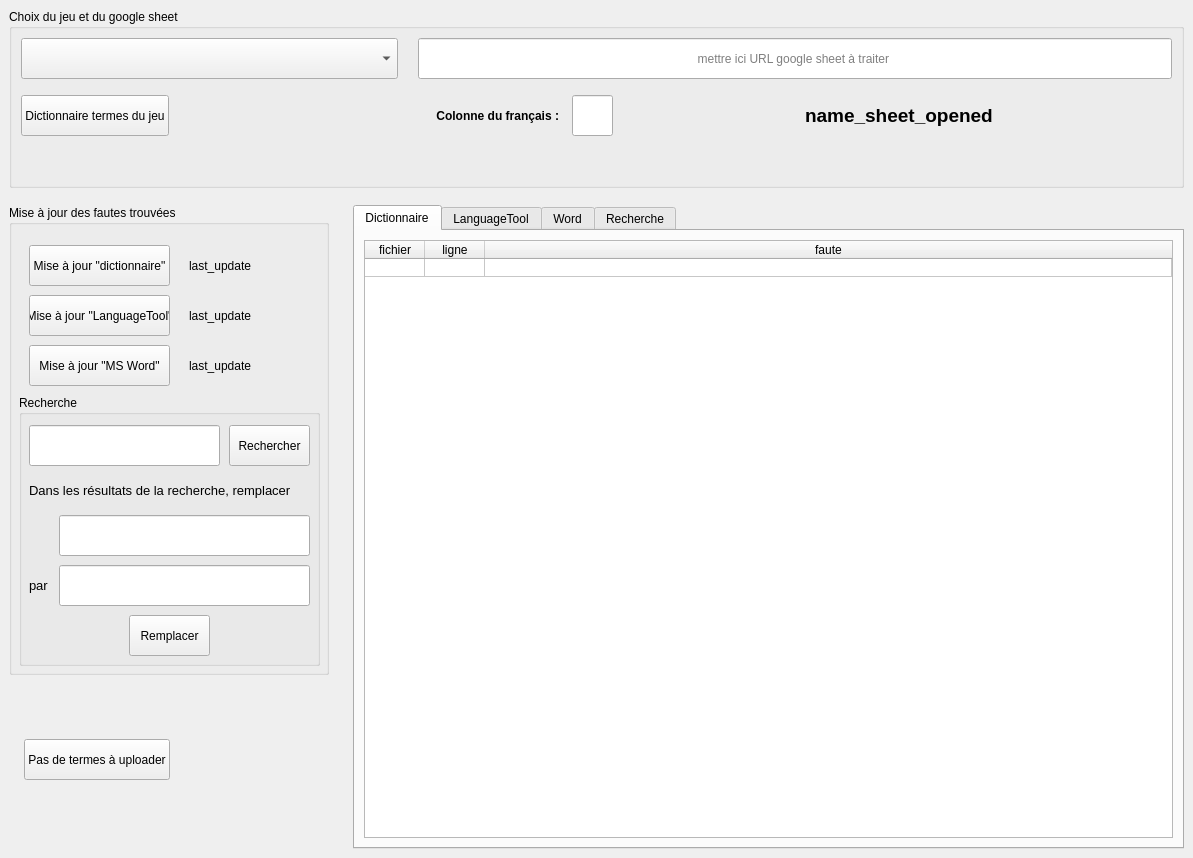
<?xml version="1.0" encoding="UTF-8"?>
<ui version="4.0">
 <class>MainWindow</class>
 <widget class="QMainWindow" name="MainWindow">
  <property name="geometry">
   <rect>
    <x>0</x>
    <y>0</y>
    <width>1193</width>
    <height>858</height>
   </rect>
  </property>
  <property name="windowTitle">
   <string>DreamTeamTrad - FautesCheck</string>
  </property>
  <property name="windowIcon">
   <iconset resource="ressource.qrc">
    <normaloff>:/ressource/DreamteamLogo.ico</normaloff>:/ressource/DreamteamLogo.ico</iconset>
  </property>
  <widget class="QWidget" name="centralwidget">
   <property name="styleSheet">
    <string notr="true"/>
   </property>
   <layout class="QGridLayout" name="gridLayout">
    <item row="0" column="0">
     <layout class="QVBoxLayout" name="verticalLayout_1" stretch="0,1">
      <property name="spacing">
       <number>17</number>
      </property>
      <item>
       <widget class="QGroupBox" name="groupBox_1">
        <property name="title">
         <string>Choix du jeu et du google sheet</string>
        </property>
        <layout class="QVBoxLayout" name="verticalLayout_4">
         <item>
          <layout class="QHBoxLayout" name="horizontalLayout_1_1" stretch="1,2">
           <property name="spacing">
            <number>20</number>
           </property>
           <item>
            <layout class="QVBoxLayout" name="verticalLayout_1_1_1">
             <property name="spacing">
              <number>16</number>
             </property>
             <item>
              <widget class="QComboBox" name="comboBox_game">
               <property name="minimumSize">
                <size>
                 <width>0</width>
                 <height>41</height>
                </size>
               </property>
              </widget>
             </item>
             <item>
              <layout class="QHBoxLayout" name="horizontalLayout_1_1_1_1">
               <item>
                <widget class="QPushButton" name="pushButton_gameDictionary">
                 <property name="minimumSize">
                  <size>
                   <width>0</width>
                   <height>41</height>
                  </size>
                 </property>
                 <property name="text">
                  <string>Dictionnaire termes du jeu</string>
                 </property>
                </widget>
               </item>
               <item>
                <spacer name="horizontalSpacer_1_1_1_1">
                 <property name="orientation">
                  <enum>Qt::Horizontal</enum>
                 </property>
                 <property name="sizeHint" stdset="0">
                  <size>
                   <width>40</width>
                   <height>20</height>
                  </size>
                 </property>
                </spacer>
               </item>
              </layout>
             </item>
            </layout>
           </item>
           <item>
            <layout class="QVBoxLayout" name="verticalLayout_1_1_2">
             <property name="spacing">
              <number>16</number>
             </property>
             <item>
              <widget class="QLineEdit" name="lineEdit_urlSheet">
               <property name="minimumSize">
                <size>
                 <width>0</width>
                 <height>41</height>
                </size>
               </property>
               <property name="maximumSize">
                <size>
                 <width>16777215</width>
                 <height>41</height>
                </size>
               </property>
               <property name="alignment">
                <set>Qt::AlignCenter</set>
               </property>
               <property name="placeholderText">
                <string>mettre ici URL google sheet à traiter </string>
               </property>
              </widget>
             </item>
             <item>
              <layout class="QHBoxLayout" name="horizontalLayout_1_1_2_1">
               <property name="spacing">
                <number>13</number>
               </property>
               <property name="leftMargin">
                <number>18</number>
               </property>
               <item>
                <widget class="QLabel" name="label_frenchColumn">
                 <property name="font">
                  <font>
                   <pointsize>9</pointsize>
                   <weight>75</weight>
                   <bold>true</bold>
                  </font>
                 </property>
                 <property name="text">
                  <string>Colonne du français :</string>
                 </property>
                 <property name="alignment">
                  <set>Qt::AlignRight|Qt::AlignTrailing|Qt::AlignVCenter</set>
                 </property>
                </widget>
               </item>
               <item>
                <widget class="QLineEdit" name="lineEdit_frenchColumn">
                 <property name="minimumSize">
                  <size>
                   <width>41</width>
                   <height>41</height>
                  </size>
                 </property>
                 <property name="maximumSize">
                  <size>
                   <width>41</width>
                   <height>41</height>
                  </size>
                 </property>
                 <property name="maxLength">
                  <number>2</number>
                 </property>
                 <property name="alignment">
                  <set>Qt::AlignCenter</set>
                 </property>
                </widget>
               </item>
               <item>
                <spacer name="horizontalSpacer_1_1_2_1">
                 <property name="orientation">
                  <enum>Qt::Horizontal</enum>
                 </property>
                 <property name="sizeHint" stdset="0">
                  <size>
                   <width>40</width>
                   <height>20</height>
                  </size>
                 </property>
                </spacer>
               </item>
               <item>
                <widget class="QLabel" name="label_sheetOpened">
                 <property name="font">
                  <font>
                   <pointsize>14</pointsize>
                   <weight>75</weight>
                   <bold>true</bold>
                  </font>
                 </property>
                 <property name="text">
                  <string>name_sheet_opened</string>
                 </property>
                </widget>
               </item>
               <item>
                <spacer name="horizontalSpacer_1_1_2_1_bis">
                 <property name="orientation">
                  <enum>Qt::Horizontal</enum>
                 </property>
                 <property name="sizeHint" stdset="0">
                  <size>
                   <width>40</width>
                   <height>20</height>
                  </size>
                 </property>
                </spacer>
               </item>
              </layout>
             </item>
            </layout>
           </item>
          </layout>
         </item>
         <item>
          <spacer name="verticalSpacer_1_1">
           <property name="orientation">
            <enum>Qt::Vertical</enum>
           </property>
           <property name="sizeHint" stdset="0">
            <size>
             <width>20</width>
             <height>40</height>
            </size>
           </property>
          </spacer>
         </item>
        </layout>
       </widget>
      </item>
      <item>
       <layout class="QHBoxLayout" name="horizontalLayout_1_2" stretch="0,5">
        <property name="spacing">
         <number>24</number>
        </property>
        <item>
         <layout class="QVBoxLayout" name="verticalLayout_1_2_1" stretch="0,0,0,2">
          <item>
           <widget class="QGroupBox" name="groupBox_1_2_1">
            <property name="minimumSize">
             <size>
              <width>320</width>
              <height>470</height>
             </size>
            </property>
            <property name="maximumSize">
             <size>
              <width>320</width>
              <height>470</height>
             </size>
            </property>
            <property name="title">
             <string>Mise à jour des fautes trouvées</string>
            </property>
            <widget class="QLabel" name="label_lastUdate_3">
             <property name="geometry">
              <rect>
               <x>180</x>
               <y>140</y>
               <width>121</width>
               <height>41</height>
              </rect>
             </property>
             <property name="text">
              <string>last_update</string>
             </property>
            </widget>
            <widget class="QPushButton" name="pushButton_method_1">
             <property name="geometry">
              <rect>
               <x>20</x>
               <y>40</y>
               <width>141</width>
               <height>41</height>
              </rect>
             </property>
             <property name="toolTip">
              <string>Teste les caractères autorisés dans le jeu et si les mots existent. Rapide. Utilisez ça d'abord pour virer les termes spéciaux du jeu.</string>
             </property>
             <property name="text">
              <string>Mise à jour &quot;dictionnaire&quot;</string>
             </property>
            </widget>
            <widget class="QPushButton" name="pushButton_method_3">
             <property name="geometry">
              <rect>
               <x>20</x>
               <y>140</y>
               <width>141</width>
               <height>41</height>
              </rect>
             </property>
             <property name="text">
              <string>Mise à jour &quot;MS Word&quot;</string>
             </property>
            </widget>
            <widget class="QPushButton" name="pushButton_method_2">
             <property name="geometry">
              <rect>
               <x>20</x>
               <y>90</y>
               <width>141</width>
               <height>41</height>
              </rect>
             </property>
             <property name="toolTip">
              <string>Vérificateur de OpenOffice. Peut analyser les phrases. Un peu lent.</string>
             </property>
             <property name="text">
              <string>Mise à jour &quot;LanguageTool&quot;</string>
             </property>
            </widget>
            <widget class="QLabel" name="label_lastUdate_2">
             <property name="geometry">
              <rect>
               <x>180</x>
               <y>90</y>
               <width>121</width>
               <height>41</height>
              </rect>
             </property>
             <property name="text">
              <string>last_update</string>
             </property>
            </widget>
            <widget class="QLabel" name="label_lastUdate_1">
             <property name="geometry">
              <rect>
               <x>180</x>
               <y>40</y>
               <width>121</width>
               <height>41</height>
              </rect>
             </property>
             <property name="text">
              <string>last_update</string>
             </property>
            </widget>
            <widget class="QGroupBox" name="groupBox_1_2_1_1">
             <property name="geometry">
              <rect>
               <x>10</x>
               <y>190</y>
               <width>301</width>
               <height>271</height>
              </rect>
             </property>
             <property name="title">
              <string>Recherche</string>
             </property>
             <widget class="QPushButton" name="pushButton_method_search">
              <property name="geometry">
               <rect>
                <x>210</x>
                <y>30</y>
                <width>81</width>
                <height>41</height>
               </rect>
              </property>
              <property name="text">
               <string>Rechercher</string>
              </property>
             </widget>
             <widget class="QLineEdit" name="lineEdit_search">
              <property name="geometry">
               <rect>
                <x>10</x>
                <y>30</y>
                <width>191</width>
                <height>41</height>
               </rect>
              </property>
             </widget>
             <widget class="QLineEdit" name="lineEdit_search_result">
              <property name="geometry">
               <rect>
                <x>40</x>
                <y>120</y>
                <width>251</width>
                <height>41</height>
               </rect>
              </property>
             </widget>
             <widget class="QPushButton" name="pushButton_method_replace">
              <property name="geometry">
               <rect>
                <x>110</x>
                <y>220</y>
                <width>81</width>
                <height>41</height>
               </rect>
              </property>
              <property name="text">
               <string>Remplacer</string>
              </property>
             </widget>
             <widget class="QLabel" name="label_replace_1">
              <property name="geometry">
               <rect>
                <x>10</x>
                <y>75</y>
                <width>281</width>
                <height>41</height>
               </rect>
              </property>
              <property name="font">
               <font>
                <pointsize>10</pointsize>
               </font>
              </property>
              <property name="text">
               <string>Dans les résultats de la recherche, remplacer </string>
              </property>
             </widget>
             <widget class="QLineEdit" name="lineEdit_replace">
              <property name="geometry">
               <rect>
                <x>40</x>
                <y>170</y>
                <width>251</width>
                <height>41</height>
               </rect>
              </property>
             </widget>
             <widget class="QLabel" name="label_replace_2">
              <property name="geometry">
               <rect>
                <x>10</x>
                <y>170</y>
                <width>41</width>
                <height>41</height>
               </rect>
              </property>
              <property name="font">
               <font>
                <pointsize>10</pointsize>
               </font>
              </property>
              <property name="text">
               <string>par</string>
              </property>
             </widget>
            </widget>
           </widget>
          </item>
          <item>
           <spacer name="verticalSpacer">
            <property name="orientation">
             <enum>Qt::Vertical</enum>
            </property>
            <property name="sizeHint" stdset="0">
             <size>
              <width>20</width>
              <height>40</height>
             </size>
            </property>
           </spacer>
          </item>
          <item>
           <layout class="QHBoxLayout" name="horizontalLayout_1_2_1_1">
            <property name="leftMargin">
             <number>15</number>
            </property>
            <item>
             <widget class="QPushButton" name="pushButton_uploadSpecificWords">
              <property name="minimumSize">
               <size>
                <width>0</width>
                <height>41</height>
               </size>
              </property>
              <property name="toolTip">
               <string>Pour limiter les appels à l'API de Google Sheet, uploader plusieurs termes d'un coup.</string>
              </property>
              <property name="text">
               <string>Pas de termes à uploader</string>
              </property>
             </widget>
            </item>
            <item>
             <spacer name="horizontalSpacer_1_2_1_1">
              <property name="orientation">
               <enum>Qt::Horizontal</enum>
              </property>
              <property name="sizeHint" stdset="0">
               <size>
                <width>40</width>
                <height>20</height>
               </size>
              </property>
             </spacer>
            </item>
           </layout>
          </item>
          <item>
           <spacer name="verticalSpacer_1_2_1">
            <property name="orientation">
             <enum>Qt::Vertical</enum>
            </property>
            <property name="sizeHint" stdset="0">
             <size>
              <width>20</width>
              <height>40</height>
             </size>
            </property>
           </spacer>
          </item>
         </layout>
        </item>
        <item>
         <widget class="QTabWidget" name="tabWidget_result">
          <property name="currentIndex">
           <number>0</number>
          </property>
          <widget class="QWidget" name="tab_1">
           <attribute name="title">
            <string>Dictionnaire</string>
           </attribute>
           <layout class="QGridLayout" name="gridLayout_2">
            <item row="0" column="0">
             <widget class="QTableWidget" name="tableWidget_1">
              <property name="contextMenuPolicy">
               <enum>Qt::CustomContextMenu</enum>
              </property>
              <property name="editTriggers">
               <set>QAbstractItemView::NoEditTriggers</set>
              </property>
              <property name="selectionMode">
               <enum>QAbstractItemView::SingleSelection</enum>
              </property>
              <property name="selectionBehavior">
               <enum>QAbstractItemView::SelectRows</enum>
              </property>
              <attribute name="horizontalHeaderDefaultSectionSize">
               <number>60</number>
              </attribute>
              <attribute name="horizontalHeaderStretchLastSection">
               <bool>true</bool>
              </attribute>
              <attribute name="verticalHeaderVisible">
               <bool>false</bool>
              </attribute>
              <attribute name="verticalHeaderDefaultSectionSize">
               <number>15</number>
              </attribute>
              <row>
               <property name="text">
                <string>1</string>
               </property>
              </row>
              <column>
               <property name="text">
                <string>fichier</string>
               </property>
              </column>
              <column>
               <property name="text">
                <string>ligne</string>
               </property>
              </column>
              <column>
               <property name="text">
                <string>faute</string>
               </property>
              </column>
             </widget>
            </item>
           </layout>
          </widget>
          <widget class="QWidget" name="tab_2">
           <attribute name="title">
            <string>LanguageTool</string>
           </attribute>
           <layout class="QGridLayout" name="gridLayout_5">
            <item row="0" column="0">
             <widget class="QTableWidget" name="tableWidget_2">
              <property name="contextMenuPolicy">
               <enum>Qt::CustomContextMenu</enum>
              </property>
              <property name="selectionMode">
               <enum>QAbstractItemView::SingleSelection</enum>
              </property>
              <property name="selectionBehavior">
               <enum>QAbstractItemView::SelectRows</enum>
              </property>
              <attribute name="horizontalHeaderDefaultSectionSize">
               <number>60</number>
              </attribute>
              <attribute name="horizontalHeaderStretchLastSection">
               <bool>true</bool>
              </attribute>
              <attribute name="verticalHeaderVisible">
               <bool>false</bool>
              </attribute>
              <attribute name="verticalHeaderDefaultSectionSize">
               <number>15</number>
              </attribute>
              <row>
               <property name="text">
                <string>1</string>
               </property>
              </row>
              <column>
               <property name="text">
                <string>fichier</string>
               </property>
              </column>
              <column>
               <property name="text">
                <string>ligne</string>
               </property>
              </column>
              <column>
               <property name="text">
                <string>faute</string>
               </property>
              </column>
             </widget>
            </item>
           </layout>
          </widget>
          <widget class="QWidget" name="tab_3">
           <attribute name="title">
            <string>Word</string>
           </attribute>
           <layout class="QGridLayout" name="gridLayout_4">
            <item row="0" column="0">
             <widget class="QTableWidget" name="tableWidget_3">
              <property name="contextMenuPolicy">
               <enum>Qt::CustomContextMenu</enum>
              </property>
              <property name="selectionBehavior">
               <enum>QAbstractItemView::SelectRows</enum>
              </property>
              <attribute name="horizontalHeaderDefaultSectionSize">
               <number>60</number>
              </attribute>
              <attribute name="horizontalHeaderStretchLastSection">
               <bool>true</bool>
              </attribute>
              <attribute name="verticalHeaderVisible">
               <bool>false</bool>
              </attribute>
              <attribute name="verticalHeaderDefaultSectionSize">
               <number>15</number>
              </attribute>
              <row>
               <property name="text">
                <string>1</string>
               </property>
              </row>
              <column>
               <property name="text">
                <string>fichier</string>
               </property>
              </column>
              <column>
               <property name="text">
                <string>ligne</string>
               </property>
              </column>
              <column>
               <property name="text">
                <string>faute</string>
               </property>
              </column>
             </widget>
            </item>
           </layout>
          </widget>
          <widget class="QWidget" name="tab_4">
           <attribute name="title">
            <string>Recherche</string>
           </attribute>
           <layout class="QGridLayout" name="gridLayout_3">
            <item row="0" column="0">
             <widget class="QTableWidget" name="tableWidget_4">
              <property name="contextMenuPolicy">
               <enum>Qt::CustomContextMenu</enum>
              </property>
              <property name="selectionMode">
               <enum>QAbstractItemView::SingleSelection</enum>
              </property>
              <property name="selectionBehavior">
               <enum>QAbstractItemView::SelectRows</enum>
              </property>
              <attribute name="horizontalHeaderDefaultSectionSize">
               <number>60</number>
              </attribute>
              <attribute name="horizontalHeaderStretchLastSection">
               <bool>true</bool>
              </attribute>
              <attribute name="verticalHeaderVisible">
               <bool>false</bool>
              </attribute>
              <attribute name="verticalHeaderDefaultSectionSize">
               <number>15</number>
              </attribute>
              <row>
               <property name="text">
                <string>1</string>
               </property>
              </row>
              <column>
               <property name="text">
                <string>fichier</string>
               </property>
              </column>
              <column>
               <property name="text">
                <string>ligne</string>
               </property>
              </column>
              <column>
               <property name="text">
                <string>faute</string>
               </property>
              </column>
             </widget>
            </item>
           </layout>
          </widget>
         </widget>
        </item>
       </layout>
      </item>
     </layout>
    </item>
   </layout>
  </widget>
 </widget>
 <tabstops>
  <tabstop>pushButton_gameDictionary</tabstop>
  <tabstop>lineEdit_frenchColumn</tabstop>
  <tabstop>pushButton_method_1</tabstop>
  <tabstop>pushButton_method_3</tabstop>
  <tabstop>pushButton_method_2</tabstop>
  <tabstop>tabWidget_result</tabstop>
  <tabstop>tableWidget_1</tabstop>
  <tabstop>tableWidget_3</tabstop>
  <tabstop>tableWidget_2</tabstop>
 </tabstops>
 <resources>
  <include location="ressource.qrc"/>
 </resources>
 <connections/>
</ui>
